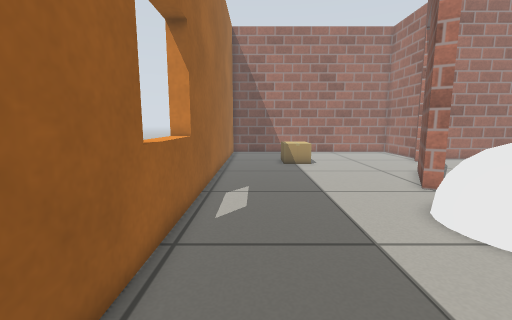
view 1 (above)

17 first-person views from a walk through a robot-simulator world made for Gazebo. The camera is 0.59 m above the floor, tilts 8° down and sees 90° across. The floor is counted in squares, 0.2 m on a side. Each view is taken from the middle of a square. On the plan, view 1 faces up. The plan holds only what a view shows up to about 19 squares ahead; the rest is blank. Gazebo's built-in surfaces are drawn with simple patterns.

view 2
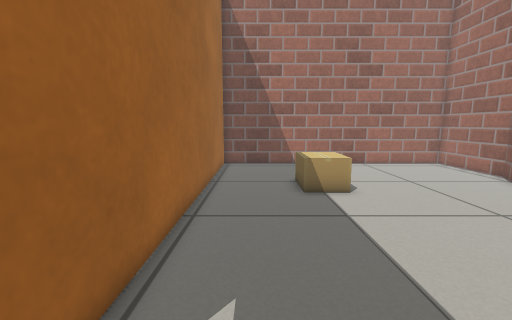

view 3
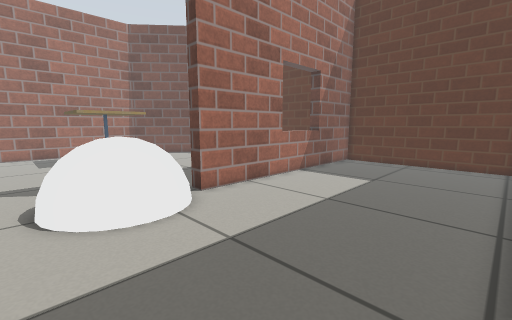

view 4
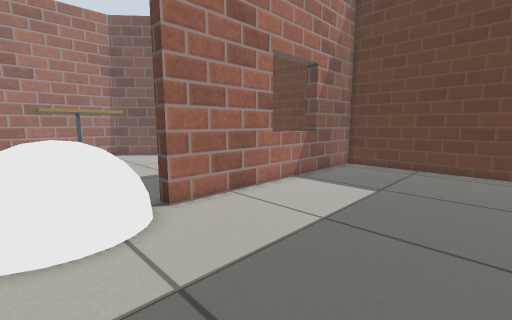

view 5
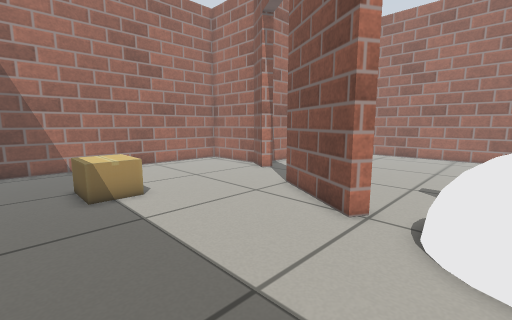

view 6
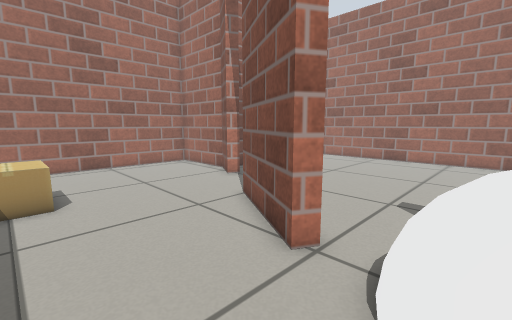

view 7
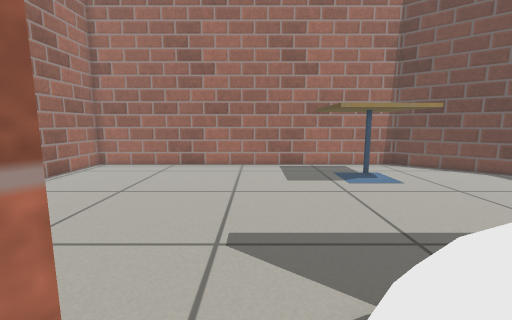

view 8
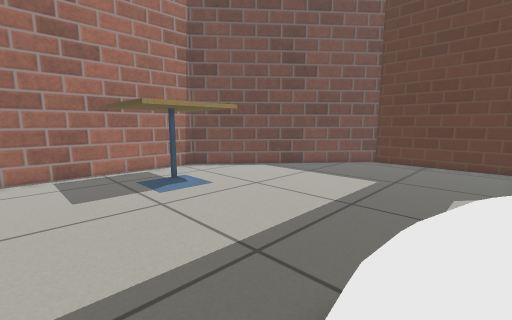

view 9
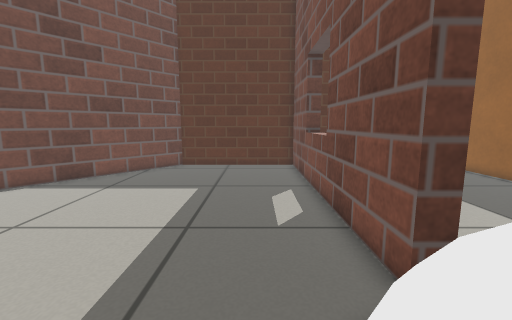

view 10
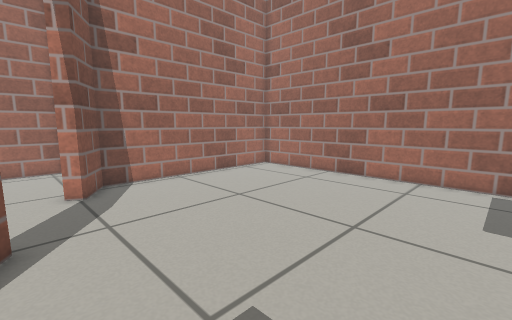

view 11
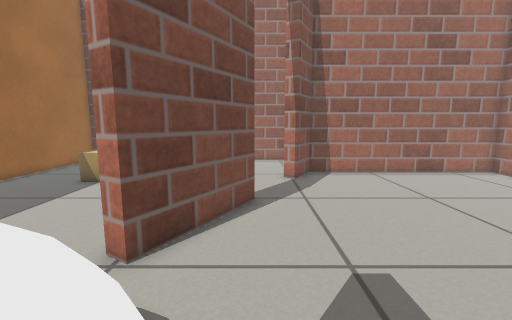

view 12
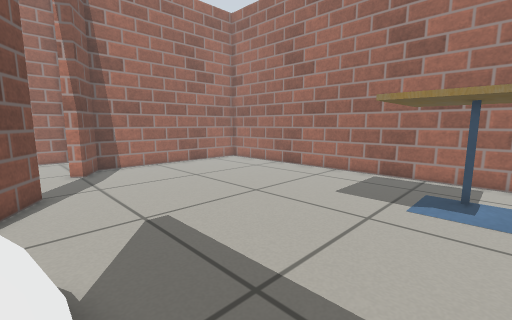

view 13
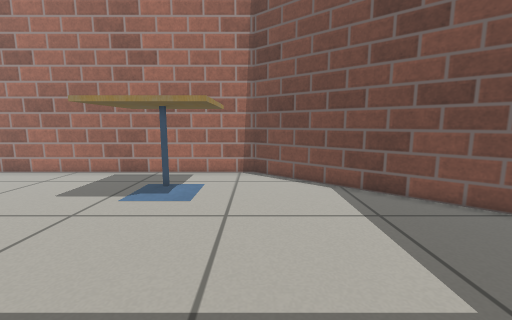

view 14
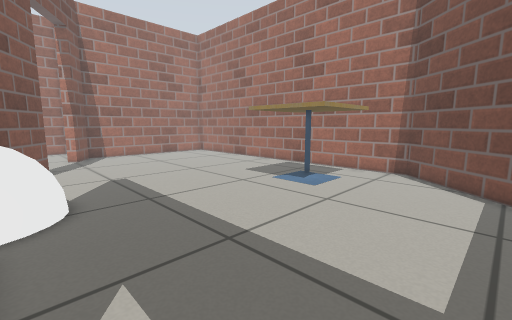

view 15
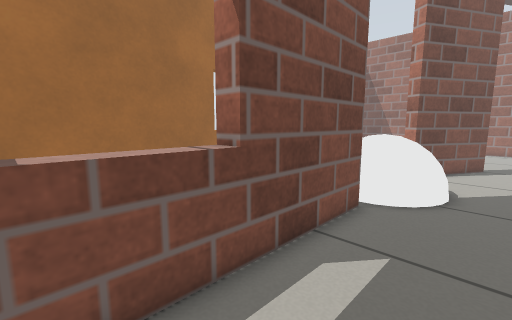

view 16
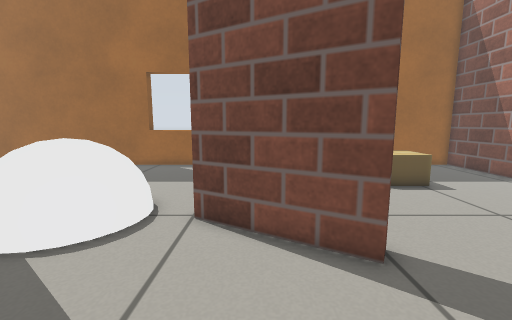

view 17
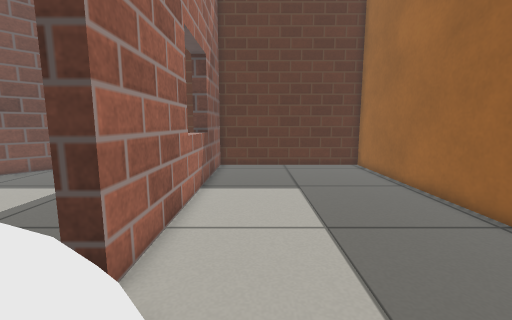

### Floor plan
Points are (right, up) in squares from view 1. A wall is a line through its corners. A room is listed if a view was taken in it or the views show most of it. See-through windows are left out.
Room 1 (views 1, 2, 3, 4, 5, 6, 7, 17)
walls: (7.6, 11.4) (10.3, 16.1); (-2.2, 9.4) (-3.1, 9.4); (13.2, 19.6) (12.5, 20) (13.6, 21.9) (13.6, 26.9) (-2.4, 26.9) (-2.4, -10.4) (7.6, -10.4) (7.6, 3.9)
ways out: opening at (8, 8) to room 2; open door at (11, 16.5) to room 2; open door at (12.3, 18.7) to room 2; gap at (8, 4) to room 2
objects: cardboard box (2, 19) to (4, 21)
Room 2 (views 8, 9, 10, 11, 12, 13, 14, 15, 16)
walls: (7.6, 3.9) (8.3, 3.9) (8.3, -10.4) (16.3, -10.4) (25.4, 0.1) (25.4, 21.4) (14.2, 21.4) (13.2, 19.6); (10.3, 16.1) (10.9, 15.7) (8.3, 11.1) (7.6, 11.4)
ways out: opening at (8, 8) to room 1; open door at (11, 16.5) to room 1; open door at (12.3, 18.7) to room 1; gap at (8, 4) to room 1
objects: white ball (6, 5) to (10, 9); cafe table (19, 2) to (23, 6)

Positions as (right, up) in squares from view 1, and headings:
1: (0, 0), facing up
2: (0, 8), facing up
3: (-2, 10), facing down-right
4: (-1, 8), facing down-right
5: (0, 8), facing up-right
6: (3, 8), facing up-right
7: (7, 10), facing right
8: (9, 10), facing down-right
9: (11, 8), facing down
10: (11, 8), facing up-right
11: (11, 6), facing up
12: (10, 3), facing up-right
13: (10, 0), facing right
14: (9, -4), facing up-right
15: (12, -5), facing up-left
16: (16, 13), facing left
17: (5, 8), facing down
